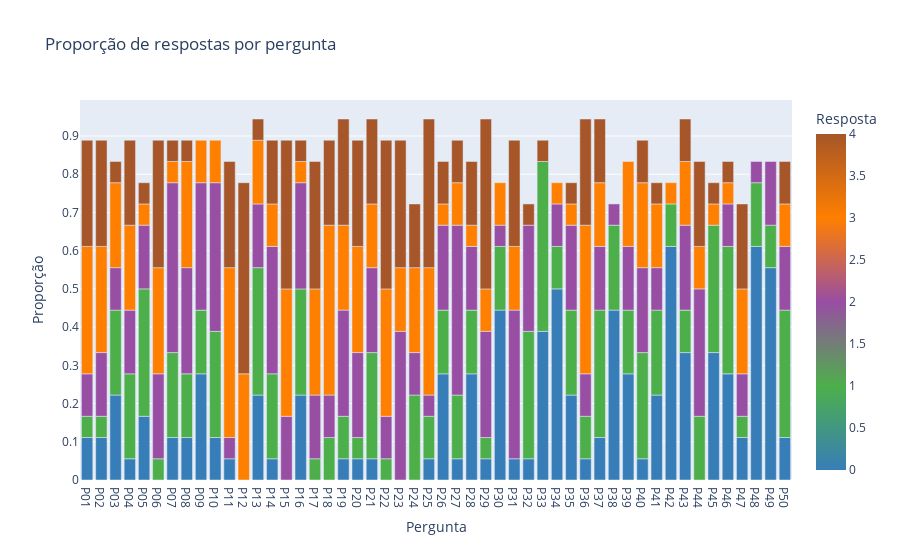

Source (notebook cell):
### Code cell
colors_accessible = ['#377eb8', '#4daf4a', '#984ea3', '#ff7f00', '#a65628']

# Cria uma versão "long" dos dados de respostas
df_melt = df_respostas.melt(var_name='Pergunta', value_name='Valor')

# Calcula a contagem de cada resposta por pergunta e a proporção
df_counts = df_melt.groupby(['Pergunta', 'Valor']).size().reset_index(name='count')
df_totals = df_melt.groupby('Pergunta').size().reset_index(name='total')
df_counts = df_counts.merge(df_totals, on='Pergunta')
df_counts['proportion'] = df_counts['count'] / df_counts['total']

# Cria o gráfico de barras empilhadas para visualizar a proporção de respostas diferentes por pergunta
fig = px.bar(
    df_counts,
    x='Pergunta',
    y='proportion',
    color='Valor',
    title='Proporção de respostas por pergunta',
    labels={'proportion': 'Proporção', 'Valor': 'Resposta'},
    barmode='stack',
    # color_continuous_scale=[(0.0, '#8B0000'), (1.0, 'green')],
    color_continuous_scale=colors_accessible,
    range_color=[0, 4]
)

df_media = df_respostas[cols_manter].mean().reset_index()
# fig.add_trace(px.line(df_media, x='index', y=0, title='Média das Respostas').data[0])

fig.show()

### Figure 1 — Plotly figure (JSON) as saved in the notebook; plotly's stock layout.template omitted (floating-point values rounded to 4 significant figures; data arrays with more than 128 entries replaced by an {"elided": "..."} marker saying what was removed)
{"data": [{"hovertemplate": "Pergunta=%{x}<br>Proporção=%{y}<br>Resposta=%{marker.color}<extra></extra>", "legendgroup": "", "marker": {"color": {"elided": "218 float values"}, "coloraxis": "coloraxis", "pattern": {"shape": ""}}, "name": "", "orientation": "v", "showlegend": false, "textposition": "auto", "type": "bar", "x": {"elided": "218 str values"}, "xaxis": "x", "y": {"elided": "218 float values"}, "yaxis": "y"}], "layout": {"barmode": "stack", "coloraxis": {"cmax": 4, "cmin": 0, "colorbar": {"title": {"text": "Resposta"}}, "colorscale": [[0, "#377eb8"], [0.25, "#4daf4a"], [0.5, "#984ea3"], [0.75, "#ff7f00"], [1, "#a65628"]]}, "legend": {"tracegroupgap": 0}, "title": {"text": "Proporção de respostas por pergunta"}, "xaxis": {"anchor": "y", "domain": [0, 1], "title": {"text": "Pergunta"}}, "yaxis": {"anchor": "x", "domain": [0, 1], "title": {"text": "Proporção"}}}}
